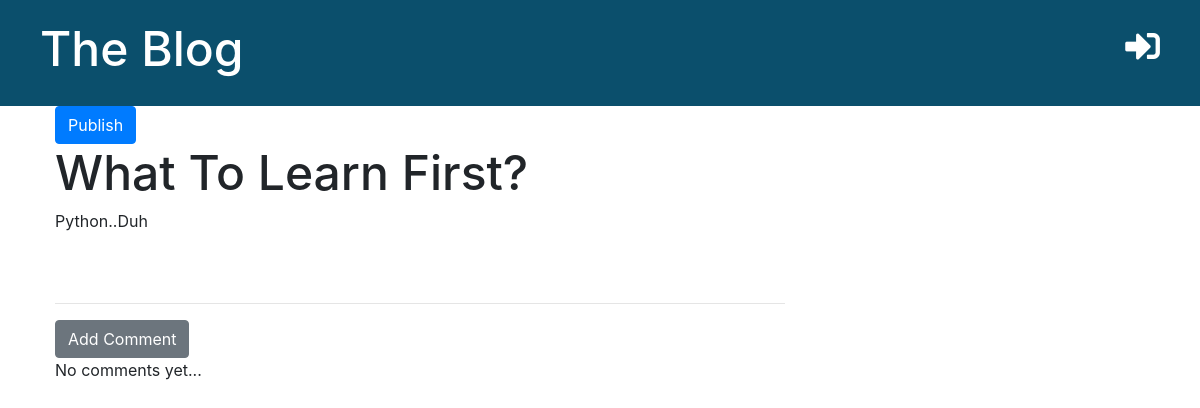
Before: /post/1/ with the older database file.
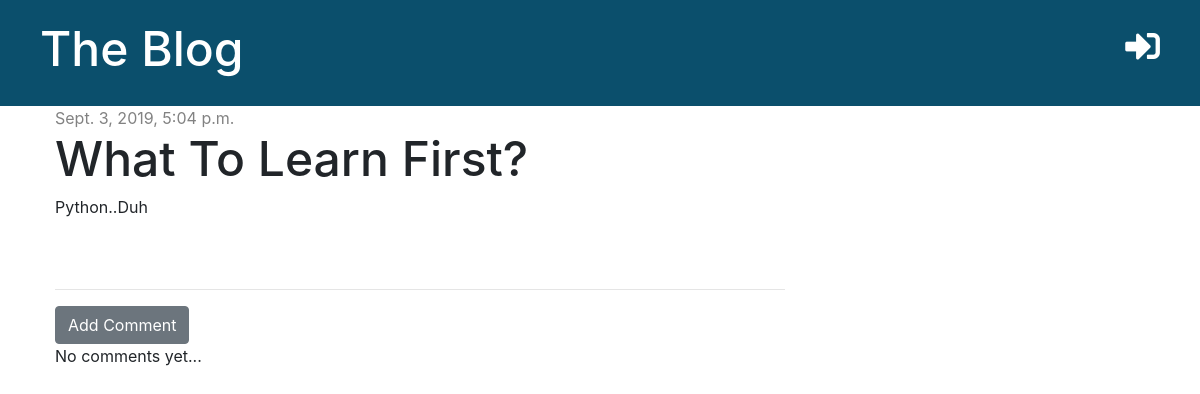
After: the same page with the newer database file.
### blog/models.py (models this page shows, shortened)
class Post(models.Model):
    author = models.ForeignKey('auth.User', on_delete=models.CASCADE)
    title = models.CharField(max_length=200)
    text = models.TextField()
    created_date = models.DateTimeField(default=timezone.now)
    published_date = models.DateTimeField(blank=True, null=True)

### blog/views.py (the view)
# urls.py: path('post/<int:pk>/', views.post_detail, name='post_detail'),
def post_detail(request, pk):
    post = get_object_or_404(Post, pk=pk)
    stuff_for_frontend = {'post': post}
    return render(request, 'blog/post_detail.html', stuff_for_frontend)

### blog/templates/blog/post_detail.html (shortened to what this page needs)
{% extends 'blog/base.html' %}
{% block content %}
  <div class="post">
    {% if post.published_date %}
      <div class="date">
        {{ post.published_date }}
      </div>
    {% else %}
      <a href="{% url 'post_publish' pk=post.pk %}" class="btn btn-primary">Publish</a>
    {% endif %}
      <h1>{{ post.title }}</h1>
      <p>{{ post.text }}</p>
  </div>
  <hr>
  <a href="{% url 'add_comment_to_post' pk=post.pk %}" class="btn btn-secondary">Add Comment</a>
  {% for comment in post.comments.all %}
    {% if user.is_authenticated or comment.approved %}
      <div class="comment">
        <div class="date">
          {{ comment.created_date }}
        </div>
        {% if not comment.approved and user.is_superuser %}
          <a href="{% url 'comment_approve' pk=comment.pk %}"><i class="fas fa-check"></i></a>
          <a href="{% url 'comment_remove' pk=comment.pk %}"><i class="far fa-trash-alt"></i></a>
        {% endif %}
        <strong>{{ comment.author }}</strong>
        <p>{{ comment.text }}</p>
      </div>
    {% endif %}
  {% empty %}
    <p>No comments yet...</p>
  {% endfor %}
{% endblock %}

Changed rows visible on the page:
changed Post "What To Learn First?": published_date (not shown) → "Sept. 3, 2019, 5:04 p.m."
Other visible differences:
text no longer shown: "Publish"
